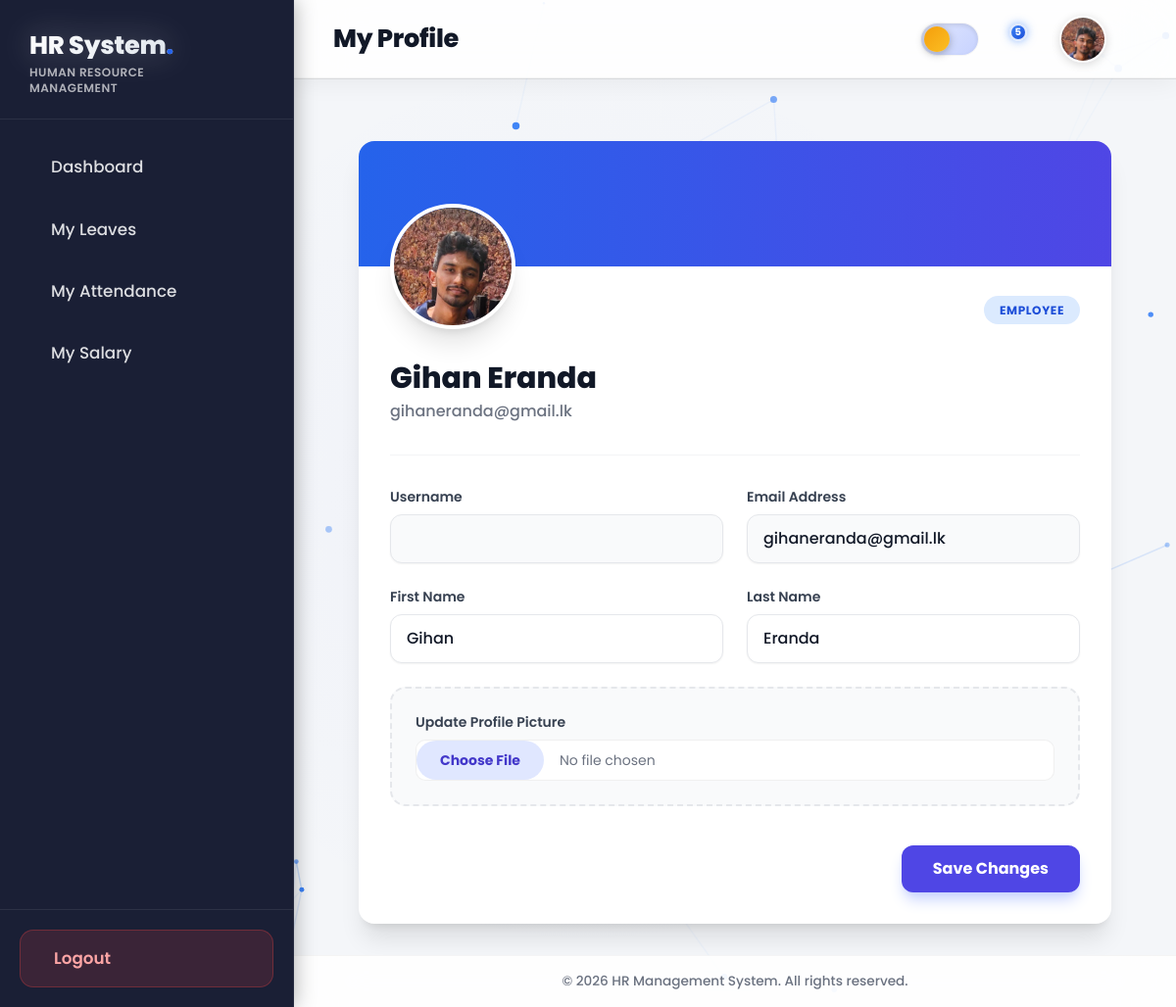
The app's page /profile/ (signed in) with its own data.
### accounts/models.py (models this page shows, shortened)
class User(AbstractUser):
    ROLE_CHOICES = (
        ('HR', 'HR Manager'),
        ('EMPLOYEE', 'Employee'),
    )
    role = models.CharField(max_length=20, choices=ROLE_CHOICES, default='EMPLOYEE')
    profile_picture = models.ImageField(upload_to='profile_pics/', blank=True, null=True)

### accounts/views.py (the view)
# urls.py: path('profile/', views.profile_view, name='profile'),
@login_required
def profile_view(request):
    if request.method == 'POST':
        form = UserProfileForm(request.POST, request.FILES, instance=request.user)
        if form.is_valid():
            form.save()
            messages.success(request, 'Profile updated successfully!')
            return redirect('profile')
    else:
        form = UserProfileForm(instance=request.user)
    return render(request, 'accounts/profile.html', {'form': form})

### accounts/forms.py
class UserProfileForm(forms.ModelForm):
    class Meta:
        model = User
        fields = ('first_name', 'last_name', 'email','profile_picture')
        widgets = {
            'first_name': forms.TextInput(attrs={'class': 'form-control'}),
            'last_name': forms.TextInput(attrs={'class': 'form-control'}),
            'email': forms.EmailInput(attrs={'class': 'form-control'}),
            'profile_picture': forms.FileInput(attrs={'class': 'form-control'}),
        }

### templates/accounts/profile.html (shortened to what this page needs)
{% extends 'base.html' %}
{% block header_title %}My Profile{% endblock %}
{% block content %}
<div class="max-w-3xl mx-auto bg-white rounded-2xl shadow-xl overflow-hidden mt-8 transform transition-all duration-300">
    <div class="h-32 bg-gradient-to-r from-blue-600 to-indigo-600 relative"></div>
    <div class="px-8 pb-8">
        <div class="relative flex justify-between items-end -mt-16 mb-8">
            <div class="relative group cursor-pointer inline-block">
                {% if request.user.profile_picture %}
                    <img src="{{ request.user.profile_picture.url }}" alt="Profile" class="h-32 w-32 rounded-full object-cover border-4 border-white shadow-xl bg-white">
                {% else %}
                    <div class="h-32 w-32 rounded-full border-4 border-white shadow-xl bg-blue-100 flex items-center justify-center text-blue-600 font-bold text-4xl">
                        {{ request.user.username|make_list|first|upper }}
                    </div>
                {% endif %}
            </div>
            <div class="pb-2">
                <span class="px-4 py-1.5 rounded-full text-xs font-bold uppercase tracking-wider
                    {% if request.user.role == 'HR' %}bg-purple-100 text-purple-700{% else %}bg-blue-100 text-blue-700{% endif %}">
                    {{ request.user.get_role_display }}
                </span>
            </div>
        </div>
        <div>
            <h2 class="text-3xl font-extrabold text-gray-900">{{ request.user.get_full_name|default:request.user.username }}</h2>
            <p class="text-gray-500 font-medium mt-1">{{ request.user.email }}</p>
        </div>
        <hr class="my-8 border-gray-100">
        <form method="post" enctype="multipart/form-data" class="space-y-6">
            <div class="grid grid-cols-1 md:grid-cols-2 gap-6">
                <div>
                    <label class="block text-sm font-semibold text-gray-700 mb-2">Username</label>
                    <input type="text" name="username" value="{{ form.username.value|default:'' }}" class="w-full px-4 py-3 bg-gray-50 border border-gray-200 rounded-xl focus:ring-2 focus:ring-indigo-500 focus:border-indigo-500 transition shadow-sm font-medium" required>
                </div>
                <div>
                    <label class="block text-sm font-semibold text-gray-700 mb-2">Email Address</label>
                    <input type="email" name="email" value="{{ form.email.value|default:'' }}" class="w-full px-4 py-3 bg-gray-50 border border-gray-200 rounded-xl focus:ring-2 focus:ring-indigo-500 focus:border-indigo-500 transition shadow-sm font-medium" required>
                </div>
                <div>
                    <label class="block text-sm font-semibold text-gray-700 mb-2">First Name</label>
                    <input type="text" name="first_name" value="{{ form.first_name.value|default:'' }}" class="w-full px-4 py-3 bg-white border border-gray-200 rounded-xl focus:ring-2 focus:ring-indigo-500 focus:border-indigo-500 transition shadow-sm font-medium">
                </div>
                <div>
                    <label class="block text-sm font-semibold text-gray-700 mb-2">Last Name</label>
                    <input type="text" name="last_name" value="{{ form.last_name.value|default:'' }}" class="w-full px-4 py-3 bg-white border border-gray-200 rounded-xl focus:ring-2 focus:ring-indigo-500 focus:border-indigo-500 transition shadow-sm font-medium">
                </div>
                <div class="md:col-span-2 border-2 border-dashed border-gray-200 rounded-2xl p-6 bg-gray-50 hover:bg-white transition group relative">
                    <label class="block text-sm font-semibold text-gray-700 mb-2">Update Profile Picture</label>
                    <input type="file" name="profile_picture" class="block w-full text-sm text-gray-500 file:mr-4 file:py-2.5 file:px-6 file:rounded-full file:border-0 file:text-sm file:font-bold file:bg-indigo-100 file:text-indigo-700 hover:file:bg-indigo-200 file:transition cursor-pointer" accept="image/*">
                </div>
            </div>
            <div class="flex justify-end pt-4">
                <button type="submit" class="px-8 py-3 bg-indigo-600 text-white font-bold rounded-xl shadow-lg shadow-indigo-200 hover:bg-indigo-700 hover:shadow-xl hover:-translate-y-1 transform transition-all duration-300">
                    Save Changes
                </button>
            </div>
        </form>
    </div>
</div>
{% endblock %}

### templates/base.html (shortened to what this page needs)
<!DOCTYPE html>
<html lang="en" class="">
<head>
    <script src="https://cdn.tailwindcss.com"></script>
</head>
<body>
    <aside class="sidebar">
        <div class="sidebar-brand">
            <h1 style="font-size: 1.6rem; line-height: 1.1;">HR System<span style="color:var(--accent-2)">.</span></h1>
            <p
                style="font-size:0.75rem;color:rgba(255,255,255,0.65);margin-top:6px;letter-spacing:0.04em;font-weight:600;line-height:1.3;">
                HUMAN RESOURCE<br />MANAGEMENT</p>
        </div>
        <nav class="sidebar-nav" id="sidebar-nav">
            <a href="{% url 'dashboard' %}" data-href="/">
                <span>Dashboard</span>
            </a>
            {% if request.user.role == 'HR' %}
            <a href="{% url 'employee_list' %}" data-href="/employees">
                <i class="ph ph-users nav-icon"></i><span>Employees</span>
            </a>
            <a href="{% url 'leave_list' %}" data-href="/leave">
                <i class="ph ph-calendar-blank nav-icon"></i><span>Leave Management</span>
            </a>
            <a href="{% url 'attendance_list' %}" data-href="/attendance">
                <i class="ph ph-clock nav-icon"></i><span>Attendance</span>
            </a>
            <a href="{% url 'payroll_list' %}" data-href="/payroll">
                <i class="ph ph-money nav-icon"></i><span>Payroll</span>
            </a>
            {% else %}
            <a href="{% url 'leave_list' %}" data-href="/leave">
                <span>My Leaves</span>
            </a>
            <a href="{% url 'attendance_list' %}" data-href="/attendance">
                <span>My Attendance</span>
            </a>
            <a href="{% url 'payroll_list' %}" data-href="/payroll">
                <span>My Salary</span>
            </a>
            {% endif %}
        </nav>
        <div class="sidebar-footer">
            <form action="{% url 'logout' %}" method="post">
                <div class="logout-btn-wrapper">
                    <button type="submit" class="logout-btn">
                        <span>Logout</span>
                    </button>
                </div>
            </form>
        </div>
    </aside>
    <div class="main-area">
        <header class="topbar">
            <div class="topbar-title">{% block header_title %}Overview{% endblock %}</div>
            <div class="topbar-actions">
                <button class="theme-toggle" onclick="toggleTheme()" title="Toggle Dark/Light Mode"
                    aria-label="Toggle theme">
                    <div class="theme-toggle-knob">
                    </div>
                </button>
                <div style="position:relative;">
                    {% if request.user.role == 'HR' %}
                    {% with notif_count=pending_leaves_count|default:0 %}
                    <button class="icon-btn" onclick="toggleNotif(event)" id="notif-btn" aria-label="Notifications">
                        <i class="ph ph-bell"></i>
                        <span data-notif-badge data-count="{{ notif_count }}"
                            style="{% if notif_count <= 0 %}display:none;{% endif %}position:absolute;top:6px;right:6px;height:18px;min-width:18px;border-radius:99px;background:linear-gradient(135deg,#ef4444,#b91c1c);color:#fff;font-size:10px;font-weight:700;display:flex;align-items:center;justify-content:center;padding:0 4px;box-shadow:0 0 10px rgba(239,68,68,0.6);animation:pulse 2s infinite;border:2px solid var(--bg-header);">{{ notif_count }}</span>
                    </button>
                    {% endwith %}
                    {% else %}
                    {% with notif_count=emp_notifications_count|default:0 %}
                    <button class="icon-btn" onclick="toggleNotif(event)" id="notif-btn" aria-label="Notifications">
                        <span data-notif-badge data-count="{{ notif_count }}"
                            style="{% if notif_count <= 0 %}display:none;{% endif %}position:absolute;top:6px;right:6px;height:18px;min-width:18px;border-radius:99px;background:linear-gradient(135deg,#3b82f6,#1d4ed8);color:#fff;font-size:10px;font-weight:700;display:flex;align-items:center;justify-content:center;padding:0 4px;box-shadow:0 0 10px rgba(59,130,246,0.6);animation:pulse 2s infinite;border:2px solid var(--bg-header);">{{ notif_count }}</span>
                    </button>
                    {% endwith %}
                    {% endif %}
                </div>
                <a href="{% url 'profile' %}" class="profile-btn" title="Edit Profile">
                    <div class="profile-img-wrap">
                        {% if request.user.profile_picture %}
                        <img src="{{ request.user.profile_picture.url }}" alt="Profile"
                            style="width:100%;height:100%;object-fit:cover;">
                        {% else %}
                        <div
                            style="width:100%;height:100%;background:linear-gradient(135deg,#4f46e5,#2563eb);display:flex;align-items:center;justify-content:center;color:#fff;font-weight:700;font-size:1.2rem;">
                            {{ request.user.username|make_list|first|upper }}
                        </div>
                        {% endif %}
                    </div>
                </a>
            </div>
        </header>
        <main id="main-content" style="flex:1;overflow-y:auto;padding:32px 40px;position:relative;z-index:20;">
            {% block content %}{% endblock %}
        </main>
        <footer style="text-align: center; padding: 16px 20px; background: var(--bg-header); color: var(--text-muted); border-top: 1px solid var(--border-subtle); backdrop-filter: blur(32px); -webkit-backdrop-filter: blur(32px); z-index: 30; flex-shrink: 0;">
            <p style="margin: 0; font-size: 0.85rem; font-weight: 500;">&copy; 2026 HR Management System. All rights reserved.</p>
        </footer>
    </div>
</body>
</html>

### records on screen
User: user.profile_picture (picture), user.role "EMPLOYEE", user.get_full_name "Gihan Eranda", user.email "gihaneranda@gmail.lk", email "gihaneranda@gmail.lk", first_name "Gihan", last_name "Eranda"

### other values on screen
{{ notif_count }} "5"
